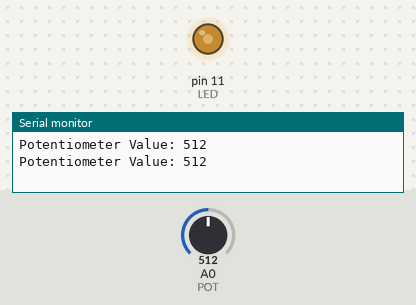
Recording of a sketch running on a simulated Arduino Uno, built with avr-gcc and run on an emulated ATmega328P. Parts: output pins drawn as LEDs (lit = HIGH), the last lines printed to the serial monitor. The inputs (shaded band) are chosen by the test bench; at power-on: A0 (POT) = 512.

Above: at 1.8 s.
1.9 s: A0 (POT) set to 716
At 2.4 s:
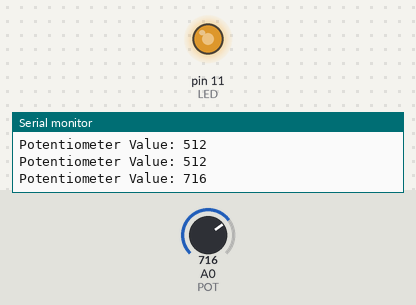
3.5 s: A0 (POT) set to 900
At 5.2 s:
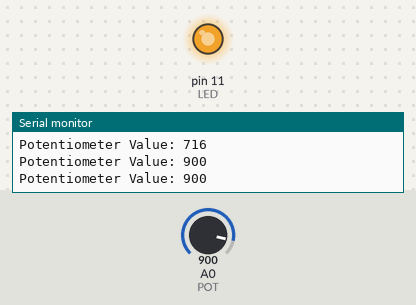
5.5 s: A0 (POT) set to 122
At 6.7 s:
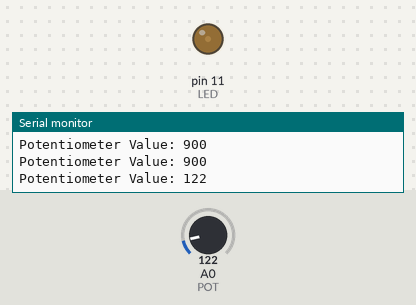
7.5 s: A0 (POT) set to 0
At 8.3 s:
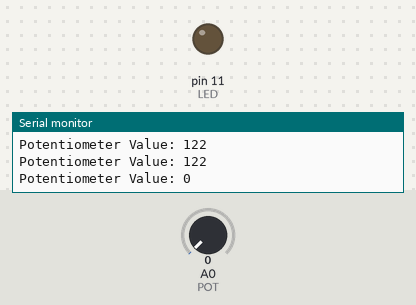
9.5 s: A0 (POT) set to 511
At 11.1 s:
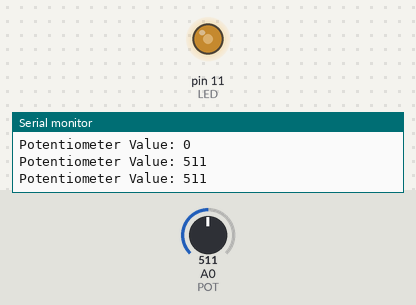
Timing chart, 0 to 12.5 s (numbered marks = the images above; inputs shaded):
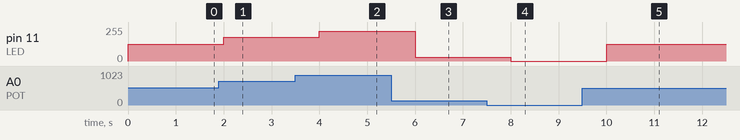

Measured:
- after the input at 1.9 s, pin 11 (LED): 127/255 → 178/255 after 0.10 s
- after the input at 3.5 s, pin 11 (LED): 178/255 → 224/255 after 0.50 s
- after the input at 5.5 s, pin 11 (LED): 224/255 → 30/255 after 0.50 s
- after the input at 7.5 s, pin 11 (LED): 30/255 → 0/255 after 0.50 s
- after the input at 9.5 s, pin 11 (LED): 0/255 → 127/255 after 0.51 s

The sketch:

Activity3Part2.ino
```cpp
/* Roshan Jaiswal-Ferri Aero 220
Activity #3 : PWM
Use PWM to vary LED brightness
Use potentiometer to vary PWM
Created February 8 2024
*/


const int LED = 11;
// potentiometer to A0 pin
const int POT = 0;
// variable to capture POT value
int potVal = 0;
// variable for the brightness
int bright = 0;

void setup() {
  // Configuring LED
  pinMode(LED,OUTPUT);
  digitalWrite(LED,LOW);
  Serial.begin(9600);
}

void loop() {
  // Vary LED brightness with POT:
  potVal = analogRead(POT);
  // map the input analog value to PWM
  bright = map((potVal), 0, 1023, 0, 255);
  analogWrite(LED,bright);

  Serial.print("Potentiometer Value: ");
  Serial.println(potVal);
  delay(1000);

}
```
